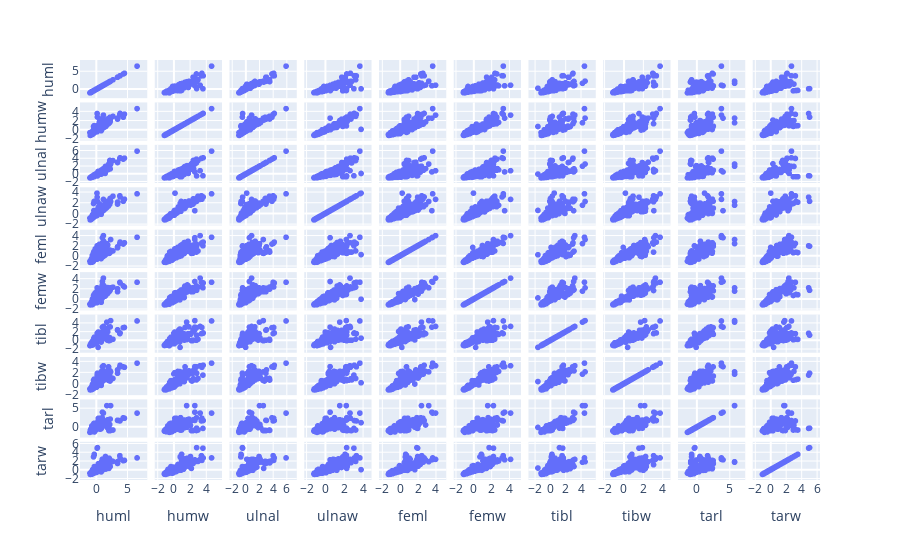

The notebook cell saved with this chart:
### Markdown cell above
#### Scatter plot Matrix

### Code cell
fig = px.scatter_matrix(df)
fig.show()

### Figure 1 — Plotly figure (JSON) as saved in the notebook; plotly's stock layout.template omitted (floating-point values rounded to 4 significant figures; data arrays with more than 128 entries replaced by an {"elided": "..."} marker saying what was removed)
{"data": [{"dimensions": [{"axis": {"matches": true}, "label": "huml", "values": {"elided": "413 float values"}}, {"axis": {"matches": true}, "label": "humw", "values": {"elided": "413 float values"}}, {"axis": {"matches": true}, "label": "ulnal", "values": {"elided": "413 float values"}}, {"axis": {"matches": true}, "label": "ulnaw", "values": {"elided": "413 float values"}}, {"axis": {"matches": true}, "label": "feml", "values": {"elided": "413 float values"}}, {"axis": {"matches": true}, "label": "femw", "values": {"elided": "413 float values"}}, {"axis": {"matches": true}, "label": "tibl", "values": {"elided": "413 float values"}}, {"axis": {"matches": true}, "label": "tibw", "values": {"elided": "413 float values"}}, {"axis": {"matches": true}, "label": "tarl", "values": {"elided": "413 float values"}}, {"axis": {"matches": true}, "label": "tarw", "values": {"elided": "413 float values"}}], "hovertemplate": "%{xaxis.title.text}=%{x}<br>%{yaxis.title.text}=%{y}<extra></extra>", "legendgroup": "", "marker": {"color": "#636efa", "symbol": "circle"}, "name": "", "showlegend": false, "type": "splom"}], "layout": {"dragmode": "select", "legend": {"tracegroupgap": 0}, "margin": {"t": 60}}}
